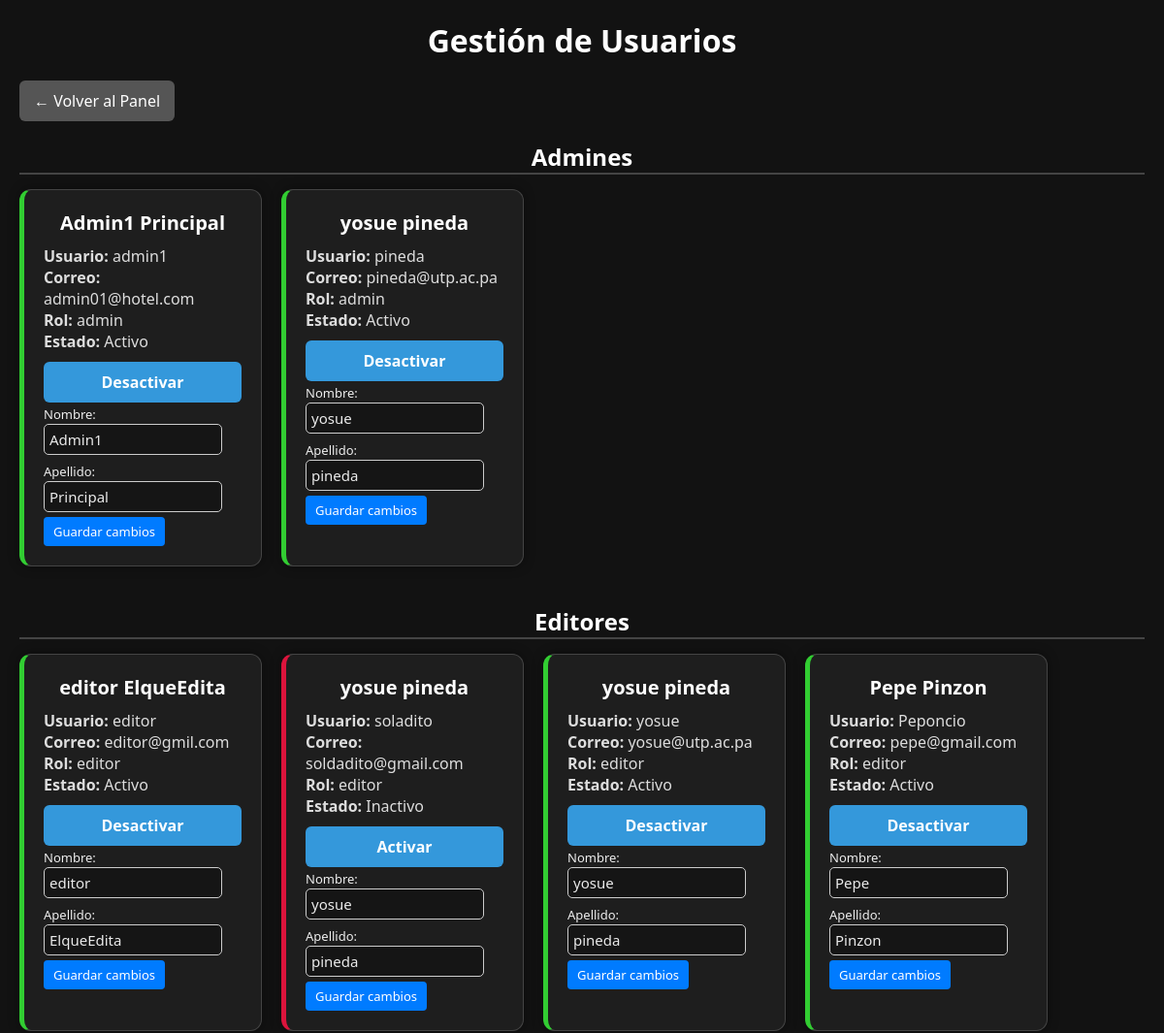
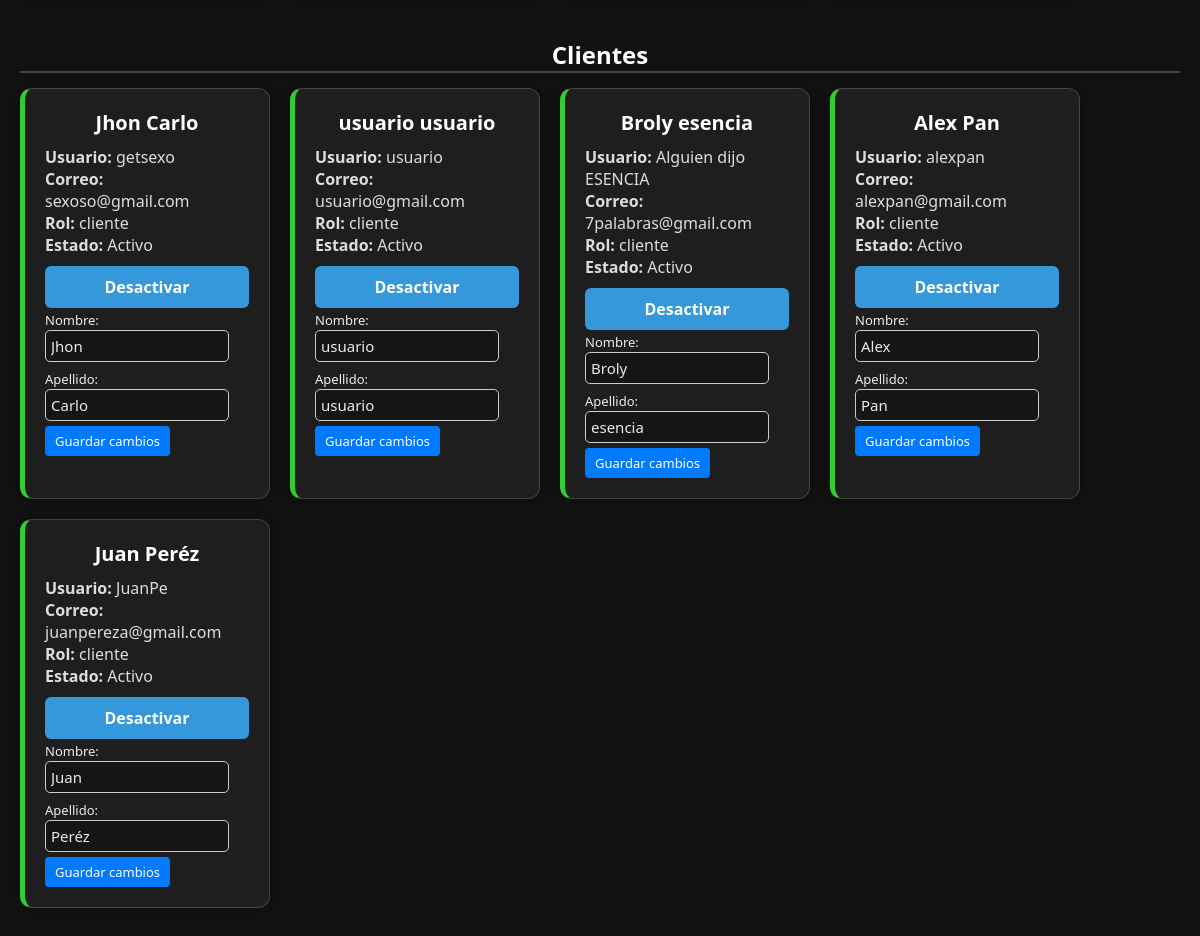
/admin/gestionar_usuarios.php (signed in), run on an earlier commit of the app's database (2 pictures, top to bottom).
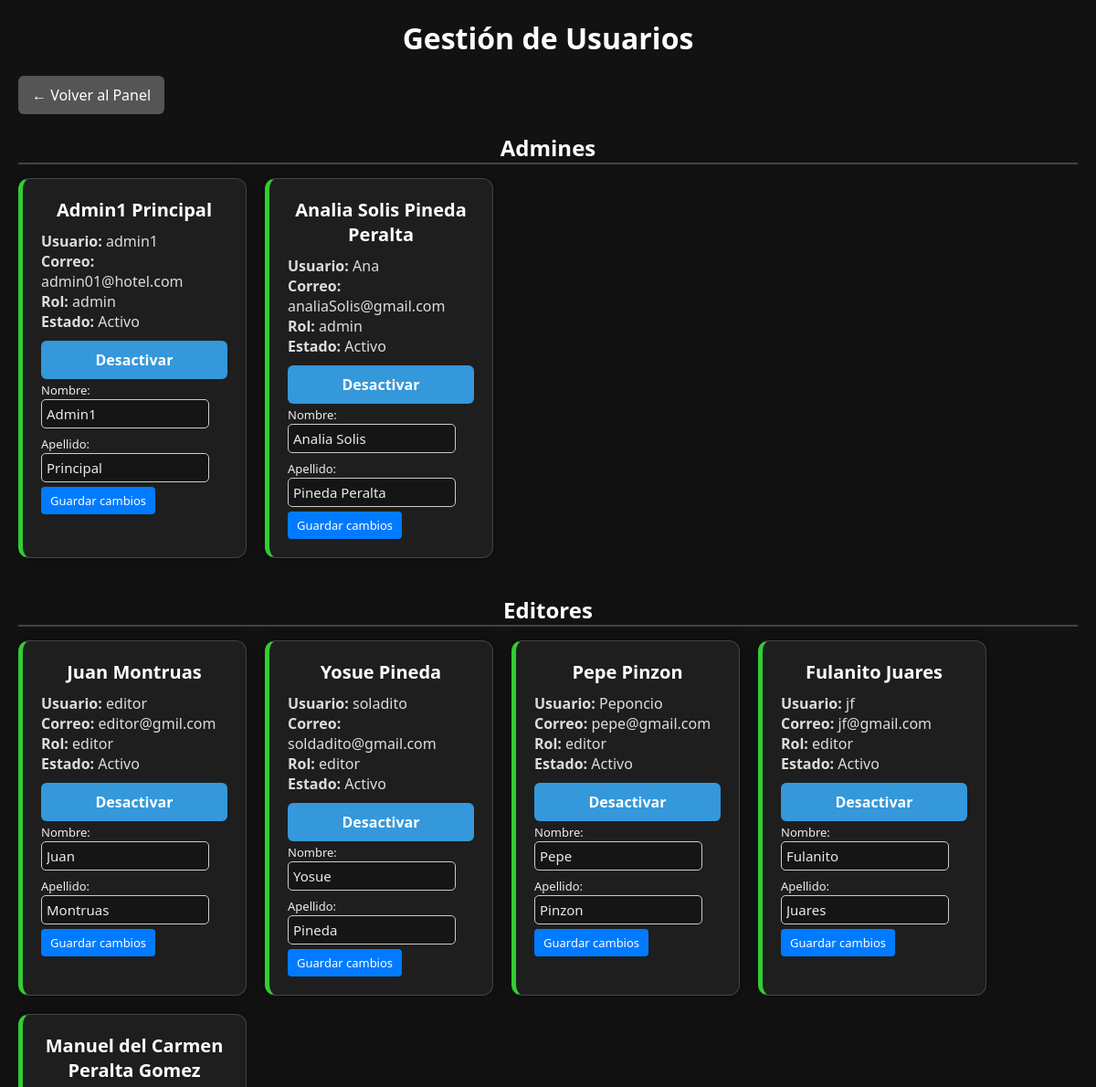
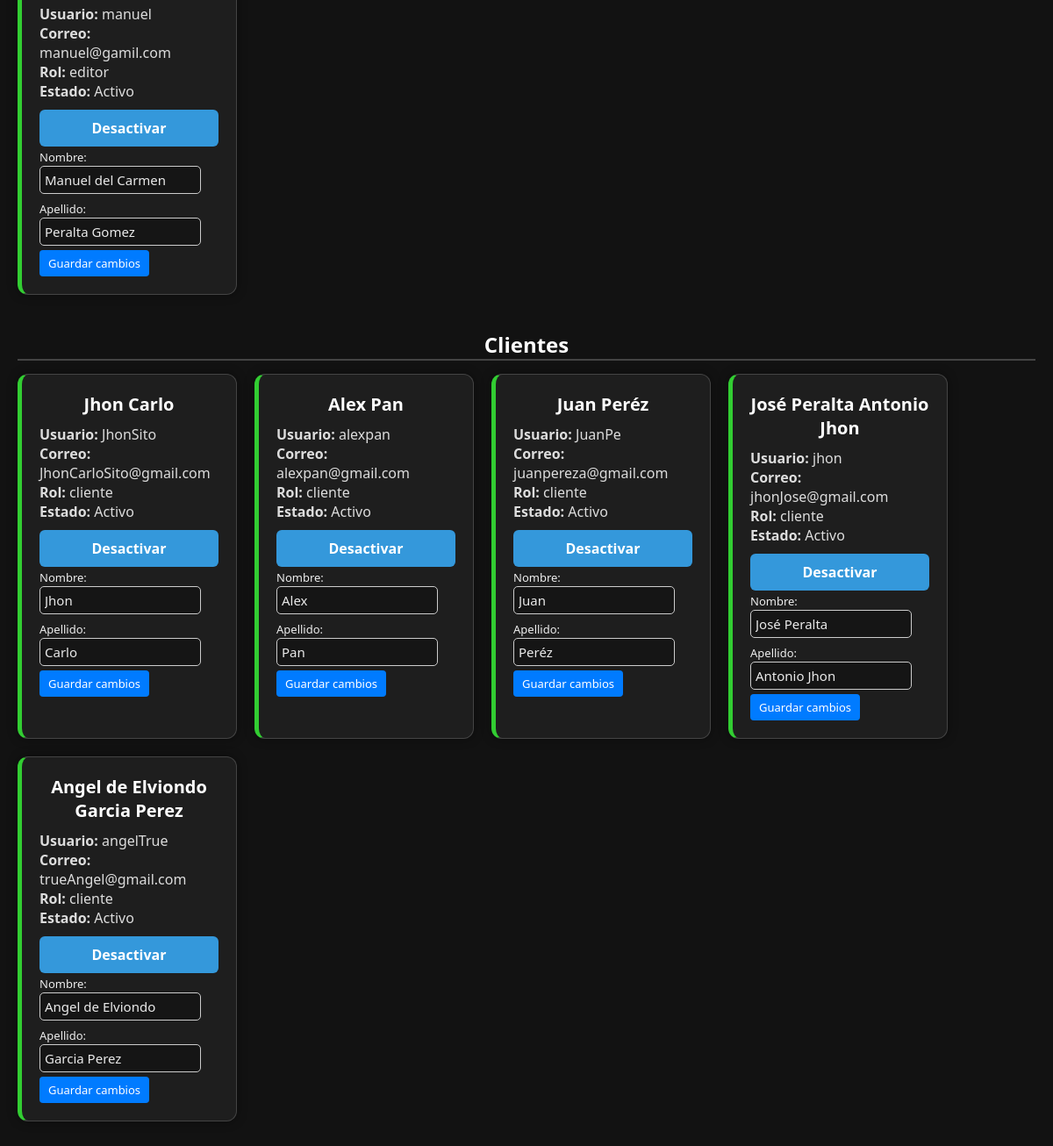
And on a later commit of the database (2 pictures, top to bottom).
### tables this page shows
CREATE TABLE IF NOT EXISTS `usuarios` (
  `id` int NOT NULL AUTO_INCREMENT,
  `nombre` varchar(50) NOT NULL,
  `apellido` varchar(50) NOT NULL,
  `usuario` varchar(50) NOT NULL,
  `correo` varchar(100) NOT NULL,
  `clave` varchar(255) NOT NULL,
  `sexo` enum('M','F') NOT NULL,
  `rol` enum('admin','editor','cliente') NOT NULL DEFAULT 'cliente',
  `activo` tinyint(1) DEFAULT '1',
  `created_at` timestamp NOT NULL DEFAULT CURRENT_TIMESTAMP,
  PRIMARY KEY (`id`),
  UNIQUE KEY `usuario` (`usuario`),
  UNIQUE KEY `correo` (`correo`)
);

### admin/gestionar_usuarios.php (the view, shortened to what this page needs)
<?php
$db = new mod_db();
$conexion = $db->getConexion();
$roles = ['admin', 'editor', 'cliente'];
$usuariosPorRol = [];
foreach ($roles as $rol) {
    $stmt = $conexion->prepare("SELECT id, nombre, apellido, usuario, correo, rol, activo FROM usuarios WHERE rol = :rol");
    $stmt->execute(['rol' => $rol]);
    $usuariosPorRol[$rol] = $stmt->fetchAll(PDO::FETCH_ASSOC);
}
?>
<!DOCTYPE html>
<html lang="es">
<head>
  <link rel="stylesheet" href="../css/estilosGenerales.css">
  <link rel="stylesheet" href="../css/formEditar.css">
</head>
<body>
  <div class="admin-panel">
    <h1>Gestión de Usuarios</h1>
    <a class="btn-volver" href="dashboard.php">← Volver al Panel</a>
    <?php foreach ($usuariosPorRol as $rol => $usuarios): ?>
      <section class="usuario-section">
        <h2><?= ucfirst($rol) ?><?= $rol === 'cliente' ? 's' : 'es' ?></h2>
        <?php if (empty($usuarios)): ?>
          <p>No hay usuarios con rol <?= $rol ?>.</p>
        <?php else: ?>
          <div class="usuarios-grid">
            <?php foreach ($usuarios as $user): ?>
              <div class="usuario-card <?= $user['activo'] ? 'activo' : 'inactivo' ?>">
                <h3><?= htmlspecialchars($user['nombre'] . ' ' . $user['apellido']) ?></h3>
                <p><strong>Usuario:</strong> <?= htmlspecialchars($user['usuario']) ?></p>
                <p><strong>Correo:</strong> <?= htmlspecialchars($user['correo']) ?></p>
                <p><strong>Rol:</strong> <?= $user['rol'] ?></p>
                <p><strong>Estado:</strong> <?= $user['activo'] ? 'Activo' : 'Inactivo' ?></p>
                <form method="POST">
                  <?php
                    $isSelf = $user['id'] == ($_SESSION['id'] ?? 0) && $user['activo'];
                  ?>
                  <button
                    type="<?= $isSelf ? 'button' : 'submit' ?>"
                    class="btn-estado <?= $isSelf ? 'btn-disabled' : '' ?>"
                    <?= $isSelf ? 'data-self="true"' : '' ?>>
                    <?= $user['activo'] ? 'Desactivar' : 'Activar' ?>
                  </button>
                </form>
                <form method="POST" class="form-editar">
                  <label for="nombre_<?= $user['id'] ?>">Nombre:</label>
                  <input type="text" name="nombre" id="nombre_<?= $user['id'] ?>" value="<?= htmlspecialchars($user['nombre']) ?>" required>
                  <label for="apellido_<?= $user['id'] ?>">Apellido:</label>
                  <input type="text" name="apellido" id="apellido_<?= $user['id'] ?>" value="<?= htmlspecialchars($user['apellido']) ?>" required>
                  <button type="submit">Guardar cambios</button>
                </form>
              </div>
            <?php endforeach; ?>
          </div>
        <?php endif; ?>
      </section>
    <?php endforeach; ?>
  </div>
</body>
</html>

### css/estilosGenerales.css (style rules this page uses)
:root { --bg-dark: #121212; --bg-light: #1e1e1e; --accent: #00b894; --accent-hover: #009e7c; --text-light: #eaeaea; --text-muted: #bbbbbb; --border-dark: #2c2c2c; --error: #ff6b6b; }
* { margin: 0; padding: 0; box-sizing: border-box; font-family: 'Segoe UI', Tahoma, Geneva, Verdana, sans-serif; }
body { background-color: var(--bg-dark); color: var(--text-light); min-height: 100vh; padding: 20px; }
h1, h2, h3 { color: #ffffff; margin-bottom: 20px; text-align: center; }
input[type="text"], input[type="email"], input[type="password"], select, textarea { width: 100%; padding: 12px; margin-bottom: 15px; border: 1px solid var(--border-dark); border-radius: 6px; background-color: #151515; color: var(--text-light); font-size: 15px; }
button { background-color: var(--accent); color: #fff; border: none; padding: 12px 16px; border-radius: 6px; cursor: pointer; font-size: 16px; transition: background-color 0.3s ease; }
a { color: var(--accent); text-decoration: none; }
.btn-volver { display: inline-block; margin-bottom: 20px; background-color: #555; color: white; padding: 10px 15px; border-radius: 6px; text-decoration: none; }
.usuario-section { margin-bottom: 40px; }
.usuario-section h2 { font-size: 24px; color: #fff; border-bottom: 2px solid #444; margin-bottom: 15px; }
.usuarios-grid { display: flex; flex-wrap: wrap; gap: 20px; }
.usuario-card { background: rgba(255, 255, 255, 0.05); border: 1px solid #444; padding: 20px; border-radius: 12px; width: 250px; color: #ddd; box-shadow: 0 0 12px rgba(0,0,0,0.4); }
.usuario-card.activo { border-left: 5px solid limegreen; }
.usuario-card h3 { margin-bottom: 10px; font-size: 20px; }
.btn-estado { margin-top: 10px; width: 100%; padding: 10px; background-color: #3498db; border: none; color: white; font-weight: bold; border-radius: 6px; cursor: pointer; }
html, body { height: 100%; margin: 0; display: flex; flex-direction: column; }
.usuario-card.inactivo { border-left: 5px solid crimson; }

### css/formEditar.css (style rules this page uses)
.form-editar input { width: 90%; padding: 5px; margin-bottom: 5px; border-radius: 5px; border: 1px solid #ccc; }
.form-editar label { font-size: 13px; color: #eee; }
.form-editar button { background-color: #007bff; color: white; border: none; padding: 6px 10px; border-radius: 4px; cursor: pointer; font-size: 13px; }

What changed in the data, as far as the page shows it:
removed usuarios: nombre+apellido "yosue pineda", usuario "pineda", correo "pineda@utp.ac.pa", rol "admin", activo "Activo", nombre "yosue", apellido "pineda", shown under "Admin"
removed usuarios: nombre+apellido "yosue pineda", usuario "yosue", correo "yosue@utp.ac.pa", rol "editor", activo "Activo", nombre "yosue", apellido "pineda", shown under "Editor"
removed usuarios: nombre+apellido "usuario usuario", usuario "usuario", correo "usuario@gmail.com", rol "cliente", activo "Activo", nombre "usuario", apellido "usuario", shown under "Cliente"
removed usuarios: nombre+apellido "Broly esencia", usuario "Alguien dijo ESENCIA", correo "7palabras@gmail.com", rol "cliente", activo "Activo", nombre "Broly", apellido "esencia", shown under "Cliente"
added usuarios: nombre+apellido "Analia Solis Pineda Peralta", usuario "Ana", correo "analiaSolis@gmail.com", rol "admin", activo "Activo", nombre "Analia Solis", apellido "Pineda Peralta", shown under "Admin"
changed usuarios "editor@gmil.com": nombre+apellido "editor ElqueEdita" → "Juan Montruas"; nombre "editor" → "Juan"; apellido "ElqueEdita" → "Montruas"
changed usuarios "soladito": activo 0 → 1 (drawn); nombre+apellido "yosue pineda" → "Yosue Pineda"; nombre "yosue" → "Yosue"; apellido "pineda" → "Pineda"
added usuarios: nombre+apellido "Fulanito Juares", usuario "jf", correo "jf@gmail.com", rol "editor", activo "Activo", nombre "Fulanito", apellido "Juares", shown under "Editor"
added usuarios: nombre+apellido "Manuel del Carmen Peralta Gomez", usuario "manuel", correo "manuel@gamil.com", rol "editor", activo "Activo", nombre "Manuel del Carmen", apellido "Peralta Gomez", shown under "Editor"
changed usuarios "Jhon Carlo": usuario "getsexo" → "JhonSito"; correo "sexoso@gmail.com" → "JhonCarloSito@gmail.com"
added usuarios: nombre+apellido "José Peralta Antonio Jhon", usuario "jhon", correo "jhonJose@gmail.com", rol "cliente", activo "Activo", nombre "José Peralta", apellido "Antonio Jhon", shown under "Cliente"
added usuarios: nombre+apellido "Angel de Elviondo Garcia Perez", usuario "angelTrue", correo "trueAngel@gmail.com", rol "cliente", activo "Activo", nombre "Angel de Elviondo", apellido "Garcia Perez", shown under "Cliente"
Also different on the page:
list line gone: "Inactivo Activar"
new list line: "Activo Desactivar"
